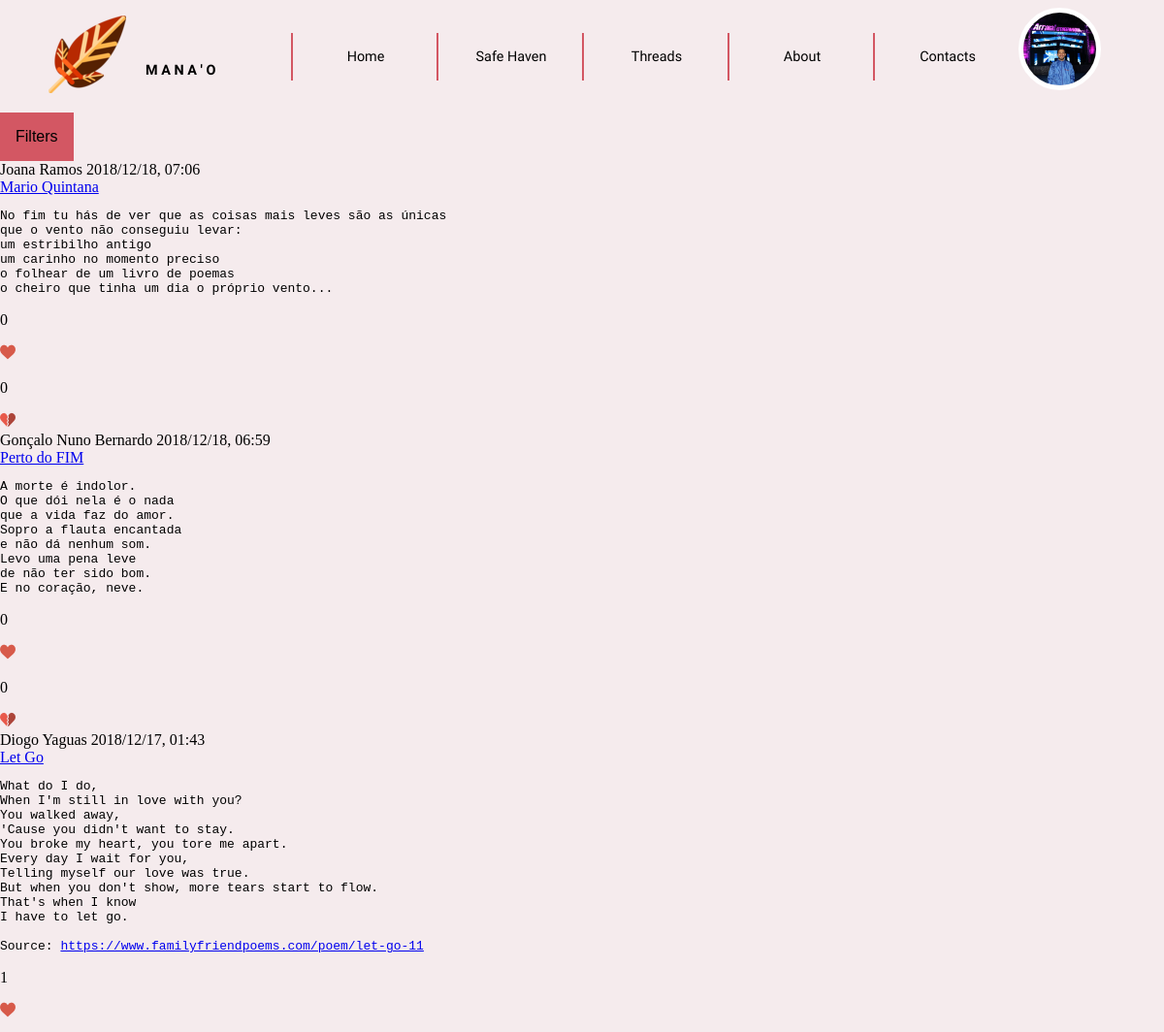
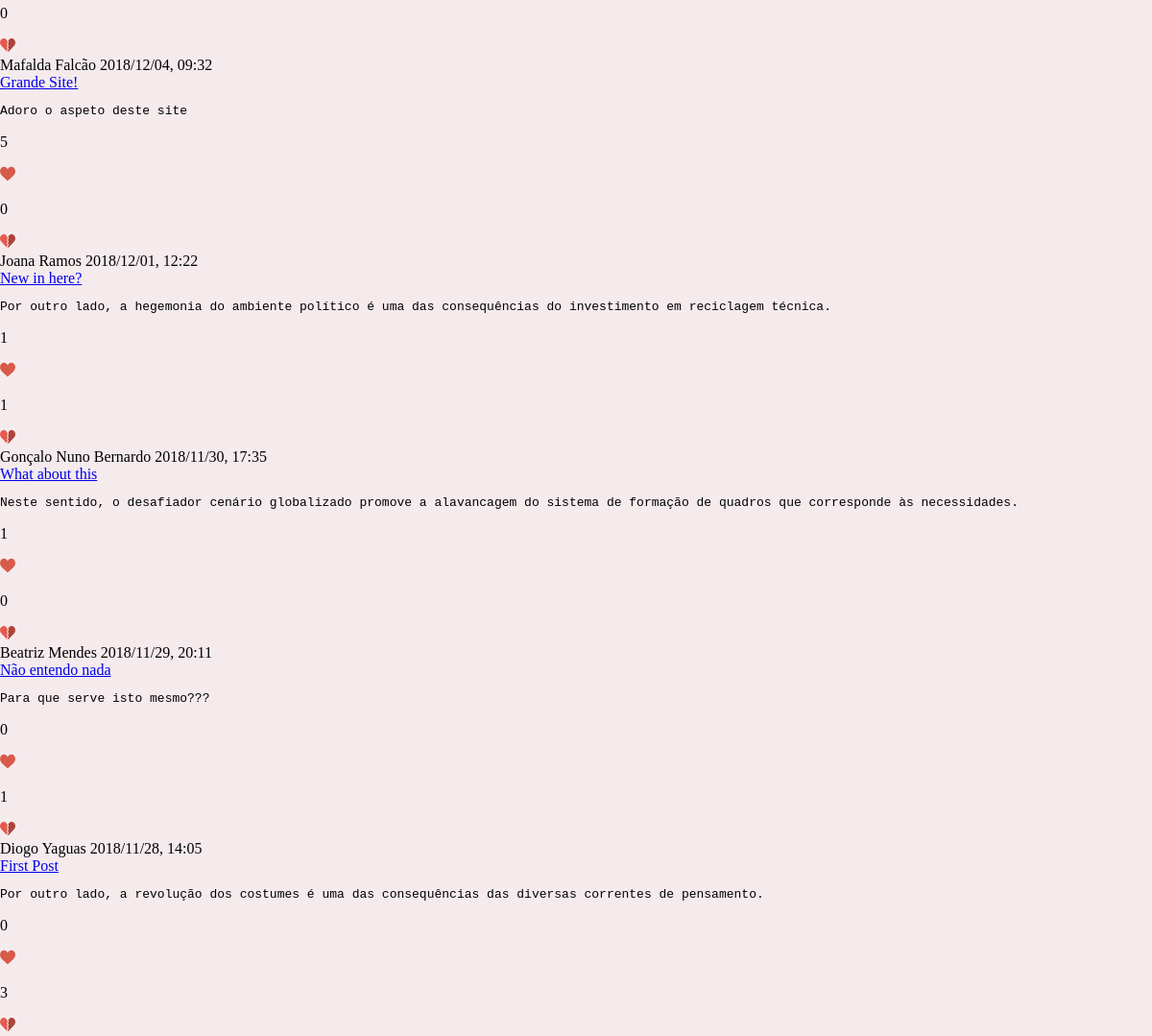
Screenshot of /templates/threads.php?filter=Recent (signed in) with the database file from the repository (2 pictures, top to bottom).
### tables this page shows
CREATE TABLE User (ID INTEGER PRIMARY KEY AUTOINCREMENT, Username STRING UNIQUE NOT NULL, Password CHAR (256) NOT NULL, Name STRING NOT NULL, Email STRING NOT NULL UNIQUE, Bio STRING, Profile_Pic STRING NOT NULL DEFAULT "default.png", ParticipationDate STRING NOT NULL);

CREATE TABLE Post (ID INTEGER PRIMARY KEY AUTOINCREMENT, User_ID INTEGER NOT NULL REFERENCES User (ID), Title STRING NOT NULL, Text STRING NOT NULL, Date STRING NOT NULL, Upvotes INTEGER DEFAULT 0, Downvotes INTEGER DEFAULT 0);

### database/user.php (called while the page is built, shortened)
<?php
      function getName($userID) {
        global $dbh;
        try {
          $stmt = $dbh->prepare('SELECT Name FROM User WHERE ID = ?');
          $stmt->execute(array($userID));
          if($row = $stmt->fetch()){
            return $row['Name'];
          }
        }catch(PDOException $e) {
          return -1;
        }
      }
    function getUserPhoto($userID) {
      global $dbh;
      try {
        $stmt = $dbh->prepare('SELECT Profile_Pic FROM User WHERE ID = ?');
        if($stmt->execute(array($userID))) {
          $row = $stmt->fetch();
          return $row['Profile_Pic'];
        }
      }catch(PDOException $e) {
        return null;
      }
    }
?>

### database/post.php (called while the page is built, shortened)
<?php
	function getRecentPosts()
	{
		global $dbh;
		try {
			$stmt = $dbh->prepare('SELECT * from Post ORDER BY Date DESC');
			if($stmt->execute())
				return $stmt->fetchAll();
			else
				return -1;
		} catch(PDOException $e) {
			return -1;
		}
	}
?>

### templates/threads.php (the view, shortened to what this page needs)
<?php
    include_once("header.php");
?>
<!DOCTYPE html>
    <html>
    <head>
        <link href="../css/main_layout.css" rel="stylesheet">
        <link href="../css/main_style.css" rel="stylesheet">
        <link href="../css/posts.css" rel="stylesheet">
    </head>
    <body>
        <div class="sorting">
            <button onclick="dropFilters()" class="filterButton">Filters</button>
        </div>
        <?php
            include_once ("../includes/init.php");
			include_once ("../database/post.php");
            include_once ("../actions/verifyAndConvertText.php");
            $filter = $_GET['filter'];
            switch($filter) {
                case "Recent":
                    $posts = getRecentPosts();
                    break;
            }
            foreach($posts as $post) {
                viewPosts($post);
                }
            function viewPosts($post) {
                ?>
            <article id="posts">
                <header>
                    <span class="author">
                        <?php echo getName($post['User_ID']) ?>
                    </span>
                    <span class="date">
                        <?= $post['Date'] ?>
                    </span>
                </header>
                <a id="title" href="viewPost.php?id=<?=$post['ID']?>" target="_blank"><?= $post['Title'] ?></a>
                <pre id="text_wrote"><?php convertText($post['Text']) ?></pre>
                <footer id="votes">
                    <div id="upvotes" onclick="updateUpvotes(<?=$post['ID']?>)">
                        <p id="upvote<?=$post['ID']?>"><?=$post['Upvotes']?></p>
                        <img src="../images/upvote.png"alt="Upvote">
                    </div>
                    <div id="downvotes" onclick="updateDownvotes(<?=$post['ID']?>)">
                        <p id="downvote<?=$post['ID']?>"><?=$post['Downvotes']?></p>
                        <img src="../images/downvote.png"alt="Downvote">
                    </div>
            </article>
        <?php }?>
    </body>
    </html>

### templates/header.php (shortened to what this page needs)
<!DOCTYPE html>
<html>
<head>
    <link href="../css/main_layout.css" rel="stylesheet">
    <link href="../css/main_style.css" rel="stylesheet">
</head>
<body>
    <header>
        <label class="homeButton" type="submit_home" value="" onclick="window.location='../templates/home.php';"></label>
        <h3>M A N A ' O</h3>
        <nav id="menu">
            <ol>
                <li><a href="home.php">Home</a></li>
                <li><a href="http://www.pixelthoughts.co/#">Safe Haven</a></li>
                <li><a href="threads.php?filter=Recent">Threads</a></li>
                <li><a href="about.php">About</a></li>
                <li><a href="contacts.php">Contacts</a></li>
            </ol>
        </nav>
        <div class="dropdown">
                <img id="profile" src="../profilePictures/<?php
                    include_once('../includes/init.php');
                    include_once("../database/user.php");
                    echo getUserPhoto($_SESSION['userID']);
                ?>" alt="Profile picture" onclick="myFunction()" class="dropbtn">
            </div>
    </header>

### actions/verifyAndConvertText.php
<?php
    function convertText($text) {
        $reg_exUrl = "/(http|https|ftp|ftps)\:\/\/[a-zA-Z0-9\-\.]+\.[a-zA-Z]{2,3}(\/\S*)?/";
        if (preg_match($reg_exUrl, $text, $url)) {
            echo preg_replace($reg_exUrl, '<a href="' . $url[0] . '" rel="nofollow">' . $url[0] . '</a>', $text);
        } else echo $text;
}
?>

### css/main_layout.css (style rules this page uses)
body { margin: 0em; }
body > header { margin: 0em; display: grid; grid-template-rows: auto; grid-template-columns: 1fr 1fr 5fr 1fr; grid-template-areas: "manao name navigator profilepic"; position: -webkit-sticky; position: sticky; top: 0; width: 100%; }
.homeButton { grid-area: manao; justify-self: right; align-self: center; height: auto; }
body > header > h3 { grid-area: name; margin: 0em; justify-self: left; align-self: center; }
#menu { grid-area: navigator; justify-self: right; align-self: center; }
#menu ol li { display: inline-flex; width: 100%; justify-self: center; }
#menu ol { margin: 0em; display: grid; grid-template-rows: auto; grid-template-columns: 1fr 1fr 1fr 1fr 1fr; grid-template-areas: "home safehaven threads contacts about"; width: 100%; }
#menu ol > li { justify-self: left; align-self: center; justify-items: center; justify-content: space-evenly; }
#menu ol > :nth-child(1) { grid-area: home; }
#menu ol > :nth-child(2) { grid-area: safehaven; }
#menu ol > :nth-child(3) { grid-area: threads; }
#menu ol > :nth-child(4) { grid-area: contacts; }
#menu ol > :nth-child(5) { grid-area: about; }
.dropbtn { color: white; border: none; cursor: pointer; }
.dropdown { position: relative; display: inline-block; }

### css/main_style.css (style rules this page uses)
:root { --maincolor_bckgrnd: #F5EBED; --color_separator: #996666; --color_text: #000000; --color_manao: #D35763; --color_manao2: #DF7175; --color_smallhover: #2a2f33; }
body { margin: 0; background-color: var(--maincolor_bckgrnd); color: var(--color_text); }
body > header { margin: 0; background-color: var(--maincolor_bckgrnd); }
body > header > h3 { margin-top: 2em; font-family: 'Julius Sans One', sans-serif; font-size: 0.9em; text-align: left; height: auto; color: var(--color_text); }
.homeButton { background:url(../images/icon.png) no-repeat; cursor:pointer; border:none; width:100px; height:100px; margin-top:1em; }
#menu { width: 100%; }
#menu ol { margin:0; padding: 0; }
#menu li { align-items: center; list-style-type: none; margin:1em 0; width: 100%; height: 100%; }
#menu li a { font-family: 'Julius Sans One', sans-serif; font-size: 0.9em; color: var(--color_text); text-decoration: none; text-align: center; height: auto; -webkit-transition: color 0.6s; transition: color 0.6s ease; }
nav > ol > li { border-left: 2px solid var(--color_manao); height: 100%; }
#profile { margin-top: 8px; width: 75px; height: 75px; border:5px solid white; border-radius: 100px 100px; }

### css/posts.css (style rules this page uses)
:root { --maincolor_bckgrnd: #F5EBED; --color_separator: #5f3939; --color_text: #000000; --color_manao: #D35763; --color_manao2: #DF7175; --color_smallhover: #2a2f33; }

### templates/threads.php (style rules this page uses)
.filterButton { background-color: #D35763; color: black; padding: 16px; font-size: 16px; border: none; cursor: pointer; }
.sorting { position: relative; display: inline-block; }

### rows the page displays
user: Profile_Pic (picture)
post: User_ID.Name "Joana Ramos", Date "2018/12/18, 07:06", Title "Mario Quintana", Text "No fim tu hás de ver que as coisas mais leves são as únicas que o vento não conseguiu levar: um estribilho antigo um carinho no momento preciso o folhear de um livro de poemas o cheiro que tinha um dia o próprio vento...", Upvotes "0", Downvotes "0"
post: User_ID.Name "Gonçalo Nuno Bernardo", Date "2018/12/18, 06:59", Title "Perto do FIM", Text "A morte é indolor. O que dói nela é o nada que a vida faz do amor. Sopro a flauta encantada e não dá nenhum som. Levo uma pena leve de não ter sido bom. E no coração, neve.", Upvotes "0", Downvotes "0"
post: User_ID.Name "Diogo Yaguas", Date "2018/12/17, 01:43", Title "Let Go", Text "What do I do, When I'm still in love with you? You walked away, 'Cause you didn't want to stay. You broke my heart, you tore me apart. Every day I wait for you, Telling myself our love was true. But when you don't show, more tears start to flow. That's when I know I have to let go. Source: https://www.familyfriendpoems.com/poem/let-go-11", Upvotes "1", Downvotes "0"
post: User_ID.Name "Mafalda Falcão", Date "2018/12/04, 09:32", Title "Grande Site!", Text "Adoro o aspeto deste site", Upvotes "5", Downvotes "0"
post: User_ID.Name "Joana Ramos", Date "2018/12/01, 12:22", Title "New in here?", Text "Por outro lado, a hegemonia do ambiente político é uma das consequências do investimento em reciclagem técnica.", Upvotes "1", Downvotes "1"
post: User_ID.Name "Gonçalo Nuno Bernardo", Date "2018/11/30, 17:35", Title "What about this", Text "Neste sentido, o desafiador cenário globalizado promove a alavancagem do sistema de formação de quadros que corresponde às necessidades.", Upvotes "1", Downvotes "0"
post: User_ID.Name "Beatriz Mendes", Date "2018/11/29, 20:11", Title "Não entendo nada", Text "Para que serve isto mesmo???", Upvotes "0", Downvotes "1"
post: User_ID.Name "Diogo Yaguas", Date "2018/11/28, 14:05", Title "First Post", Text "Por outro lado, a revolução dos costumes é uma das consequências das diversas correntes de pensamento.", Upvotes "0", Downvotes "3"
